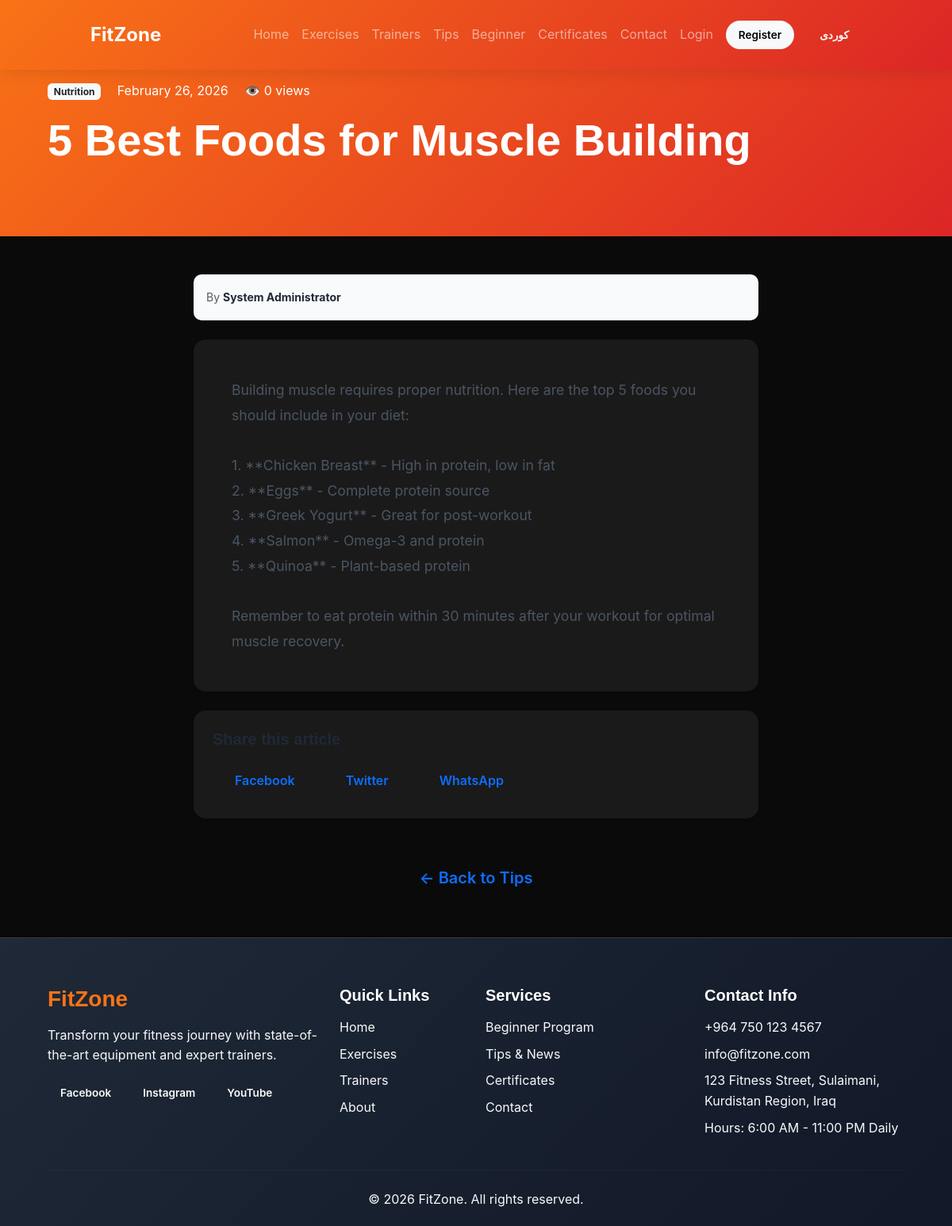
/tip-detail.php?id=1, run on the app's committed database.
### tables this page shows
CREATE TABLE `settings` (
    `id` INT PRIMARY KEY AUTO_INCREMENT,
    `setting_key` VARCHAR(100) NOT NULL UNIQUE,
    `setting_value` TEXT,
    `setting_value_ku` TEXT,
    `setting_type` ENUM('text', 'textarea', 'number', 'boolean', 'json', 'image', 'color') DEFAULT 'text',
    `category` VARCHAR(50) DEFAULT 'general',
    `label` VARCHAR(100),
    `label_ku` VARCHAR(100),
    `description` VARCHAR(255),
    `sort_order` INT DEFAULT 0,
    `updated_at` TIMESTAMP DEFAULT CURRENT_TIMESTAMP ON UPDATE CURRENT_TIMESTAMP
);

CREATE TABLE `tips` (
    `id` INT PRIMARY KEY AUTO_INCREMENT,
    `title` VARCHAR(255) NOT NULL,
    `title_ku` VARCHAR(255),
    `content` TEXT NOT NULL,
    `content_ku` TEXT,
    `excerpt` VARCHAR(500),
    `excerpt_ku` VARCHAR(500),
    `image` VARCHAR(255),
    `category` ENUM('nutrition', 'exercise', 'lifestyle', 'news', 'motivation', 'other') DEFAULT 'other',
    `author_id` INT,
    `view_count` INT DEFAULT 0,
    `is_featured` TINYINT(1) DEFAULT 0,
    `is_published` TINYINT(1) DEFAULT 0,
    `published_at` DATETIME,
    `created_at` TIMESTAMP DEFAULT CURRENT_TIMESTAMP,
    `updated_at` TIMESTAMP DEFAULT CURRENT_TIMESTAMP ON UPDATE CURRENT_TIMESTAMP,
    FOREIGN KEY (`author_id`) REFERENCES `admins`(`id`) ON DELETE SET NULL
);

### includes/functions.php (called while the page is built, shortened)
<?php
require_once __DIR__ . '/config.php';
function e($string) {
    return htmlspecialchars($string ?? '', ENT_QUOTES, 'UTF-8');
}
function isLoggedIn() {
    return isset($_SESSION['user_id']) && !empty($_SESSION['user_id']);
}
function getSetting($key, $lang = 'en') {
    $setting = fetchOne("SELECT * FROM settings WHERE setting_key = ?", [$key]);
    return $setting['setting_value'];
}
function getCurrentLang() {
    return $_SESSION['lang'] ?? 'en';
}
function __($textEn, $textKu = null) {
    $lang = getCurrentLang();
    return $textEn;
}
function getLocalized($row, $field) {
    $lang = getCurrentLang();
    return $row[$field] ?? '';
}
function formatDate($date, $format = 'M d, Y') {
    return date($format, strtotime($date));
}

### includes/config.php (called while the page is built, shortened)
<?php
class Database {
    private static $instance = null;
    private $connection;
    private function __construct() {
        try {
            $dsn = "mysql:host=" . DB_HOST . ";dbname=" . DB_NAME . ";charset=" . DB_CHARSET;
            $options = [
                PDO::ATTR_ERRMODE => PDO::ERRMODE_EXCEPTION,
                PDO::ATTR_DEFAULT_FETCH_MODE => PDO::FETCH_ASSOC,
                PDO::ATTR_EMULATE_PREPARES => false,
                PDO::MYSQL_ATTR_INIT_COMMAND => "SET NAMES utf8mb4 COLLATE utf8mb4_unicode_ci"
            ];
            $this->connection = new PDO($dsn, DB_USER, DB_PASS, $options);
        } catch (PDOException $e) {
            die("Database connection failed: " . $e->getMessage());
        }
    }
    public static function getInstance() {
        if (self::$instance === null) {
            self::$instance = new self();
        }
        return self::$instance;
    }
    public function getConnection() {
        return $this->connection;
    }
}
function db() {
    return Database::getInstance()->getConnection();
}
function query($sql, $params = []) {
    $stmt = db()->prepare($sql);
    $stmt->execute($params);
    return $stmt;
}
function fetchOne($sql, $params = []) {
    return query($sql, $params)->fetch();
}

### tip-detail.php (the view, shortened to what this page needs)
<?php
require_once 'includes/config.php';
require_once 'includes/functions.php';
$id = (int)($_GET['id'] ?? 0);
$tip = fetchOne("SELECT * FROM tips WHERE id = ? AND is_published = 1", [$id]);
$author = null;
if ($tip['author_id']) {
    $author = fetchOne("SELECT * FROM admins WHERE id = ?", [$tip['author_id']]);
}
include 'includes/header.php';
?>
<div class="page-header" style="background: linear-gradient(135deg, #f97316 0%, #dc2626 100%); padding: 60px 0; color: white;">
    <div class="container">
        <nav aria-label="breadcrumb">
            <ol class="breadcrumb text-white">
                <li class="breadcrumb-item"><a href="<?= SITE_URL ?>/index.php" class="text-white"><?= __('Home', 'سەرەتا') ?></a></li>
                <li class="breadcrumb-item"><a href="<?= SITE_URL ?>/tips.php" class="text-white"><?= __('Tips', 'ئامۆژگاری') ?></a></li>
                <li class="breadcrumb-item active text-white"><?= truncate(e(getLocalized($tip, 'title')), 50) ?></li>
            </ol>
        </nav>
        <div class="mb-3">
            <span class="badge bg-light text-dark"><?= ucfirst($tip['category']) ?></span>
            <span class="ms-3"><?= formatDate($tip['published_at'] ?? $tip['created_at'], 'F d, Y') ?></span>
            <span class="ms-3">👁️ <?= number_format($tip['view_count']) ?> <?= __('views', 'سەردان') ?></span>
        </div>
        <h1 class="display-4 fw-bold"><?= e(getLocalized($tip, 'title')) ?></h1>
    </div>
</div>
<div class="container py-5">
    <div class="row justify-content-center">
        <div class="col-lg-8">
            <?php if ($author): ?>
                <div class="mb-4 p-3" style="background: #f9fafb; border-radius: 10px;">
                    <small class="text-muted" style="color: #6b7280;">
                        <?= __('By', 'لەلایەن') ?> <strong style="color: #1f2937;"><?= e(getLocalized($author, 'full_name')) ?></strong>
                    </small>
                </div>
            <?php endif; ?>
            <div class="card shadow-sm mb-4" style="border: none; border-radius: 15px;">
                <div class="card-body p-5">
                    <div class="content" style="font-size: 1.1rem; line-height: 1.8; color: #4b5563;">
                        <?= nl2br(e(getLocalized($tip, 'content'))) ?>
                    </div>
                </div>
            </div>
            <div class="card shadow-sm" style="border: none; border-radius: 15px;">
                <div class="card-body p-4">
                    <h5 class="fw-bold mb-3" style="color: #1f2937;"><?= __('Share this article', 'ئەم بابەتە هاوبەش بکە') ?></h5>
                    <div class="d-flex gap-2 flex-wrap">
                        <a href="https://www.facebook.com/sharer/sharer.php?u=<?= urlencode(SITE_URL . '/tip-detail.php?id=' . $tip['id']) ?>" target="_blank" class="btn btn-outline-primary">
                            Facebook
                        </a>
                        <a href="https://twitter.com/intent/tweet?url=<?= urlencode(SITE_URL . '/tip-detail.php?id=' . $tip['id']) ?>&text=<?= urlencode(getLocalized($tip, 'title')) ?>" target="_blank" class="btn btn-outline-primary">
                            Twitter
                        </a>
                        <a href="https://wa.me/?text=<?= urlencode(getLocalized($tip, 'title') . ' - ' . SITE_URL . '/tip-detail.php?id=' . $tip['id']) ?>" target="_blank" class="btn btn-outline-primary">
                            WhatsApp
                        </a>
                    </div>
                </div>
            </div>
            <div class="text-center mt-5">
                <a href="<?= SITE_URL ?>/tips.php" class="btn btn-outline-primary btn-lg">
                    ← <?= __('Back to Tips', 'گەڕانەوە بۆ ئامۆژگاریەکان') ?>
                </a>
            </div>
        </div>
    </div>
</div>
<?php include 'includes/footer.php'; ?>

### includes/navbar.php (shortened to what this page needs)
<?php
$lang = getCurrentLang();
$isLoggedIn = isLoggedIn();
$currentUser = $isLoggedIn ? getCurrentUser() : null;
?>
<nav class="navbar navbar-expand-lg navbar-dark sticky-top" style="background: linear-gradient(135deg, #f97316 0%, #dc2626 100%); box-shadow: 0 4px 20px rgba(0,0,0,0.1);">
    <div class="container">
        <a class="navbar-brand fw-bold" href="<?= SITE_URL ?>/index.php" style="font-size: 1.5rem;">
            <?= e(getSetting('site_name', $lang)) ?>
        </a>
        <div class="collapse navbar-collapse" id="navbarNav">
            <ul class="navbar-nav ms-auto align-items-center">
                <li class="nav-item">
                    <a class="nav-link <?= $currentPage === 'index' ? 'active' : '' ?>" href="<?= SITE_URL ?>/index.php">
                        <?= __('Home', 'سەرەتا') ?>
                    </a>
                </li>
                <li class="nav-item">
                    <a class="nav-link <?= $currentPage === 'games' ? 'active' : '' ?>" href="<?= SITE_URL ?>/games.php">
                        <?= __('Exercises', 'ڕاهێنانەکان') ?>
                    </a>
                </li>
                <li class="nav-item">
                    <a class="nav-link <?= $currentPage === 'trainers' ? 'active' : '' ?>" href="<?= SITE_URL ?>/trainers.php">
                        <?= __('Trainers', 'ڕاهێنەرەکان') ?>
                    </a>
                </li>
                <li class="nav-item">
                    <a class="nav-link <?= $currentPage === 'tips' ? 'active' : '' ?>" href="<?= SITE_URL ?>/tips.php">
                        <?= __('Tips', 'ئامۆژگاری') ?>
                    </a>
                </li>
                <li class="nav-item">
                    <a class="nav-link <?= $currentPage === 'beginners' ? 'active' : '' ?>" href="<?= SITE_URL ?>/beginners.php">
                        <?= __('Beginner', 'سەرەتایی') ?>
                    </a>
                </li>
                <li class="nav-item">
                    <a class="nav-link <?= $currentPage === 'certificates' ? 'active' : '' ?>" href="<?= SITE_URL ?>/certificates.php">
                        <?= __('Certificates', 'بڕوانامە') ?>
                    </a>
                </li>
                <li class="nav-item">
                    <a class="nav-link <?= $currentPage === 'contact' ? 'active' : '' ?>" href="<?= SITE_URL ?>/contact.php">
                        <?= __('Contact', 'پەیوەندی') ?>
                    </a>
                </li>
                <?php if ($isLoggedIn): ?>
                    <li class="nav-item dropdown">
                        <a class="nav-link dropdown-toggle" href="#" data-bs-toggle="dropdown">
                            <?= e($currentUser['username']) ?>
                        </a>
                        <ul class="dropdown-menu">
                            <li><a class="dropdown-item" href="<?= SITE_URL ?>/user/dashboard.php"><?= __('Dashboard', 'داشبۆرد') ?></a></li>
                            <li><a class="dropdown-item" href="<?= SITE_URL ?>/user/profile.php"><?= __('Profile', 'پڕۆفایل') ?></a></li>
                            <li><hr class="dropdown-divider"></li>
                            <li><a class="dropdown-item" href="<?= SITE_URL ?>/logout.php"><?= __('Logout', 'چوونەدەرەوە') ?></a></li>
                        </ul>
                    </li>
                <?php else: ?>
                    <li class="nav-item">
                        <a class="nav-link" href="<?= SITE_URL ?>/login.php"><?= __('Login', 'چوونەژوورەوە') ?></a>
                    </li>
                    <li class="nav-item">
                        <a class="btn btn-light btn-sm ms-2" href="<?= SITE_URL ?>/register.php">
                            <?= __('Register', 'تۆمارکردن') ?>
                        </a>
                    </li>
                <?php endif; ?>
                <li class="nav-item ms-3">
                    <a href="?lang=<?= $lang === 'en' ? 'ku' : 'en' ?>" class="btn btn-sm btn-outline-light">
                        <?= $lang === 'en' ? 'کوردی' : 'English' ?>
                    </a>
                </li>
            </ul>
        </div>
    </div>
</nav>

### includes/footer.php (shortened to what this page needs)
    <footer class="footer" style="background: linear-gradient(135deg, #1f2937 0%, #111827 100%); color: white; padding: 60px 0 20px;">
        <div class="container">
            <div class="row g-4">
                <div class="col-lg-4 col-md-6">
                    <h3 class="fw-bold mb-3" style="color: #f97316;"><?= e(getSetting('site_name', $lang)) ?></h3>
                    <p class="text-light"><?= e(getSetting('site_description', $lang)) ?></p>
                    <div class="d-flex gap-2 mt-3">
                        <?php if ($fb = getSetting('social_facebook')): ?>
                            <a href="<?= e($fb) ?>" target="_blank" class="btn btn-sm btn-outline-light">Facebook</a>
                        <?php endif; ?>
                        <?php if ($ig = getSetting('social_instagram')): ?>
                            <a href="<?= e($ig) ?>" target="_blank" class="btn btn-sm btn-outline-light">Instagram</a>
                        <?php endif; ?>
                        <?php if ($yt = getSetting('social_youtube')): ?>
                            <a href="<?= e($yt) ?>" target="_blank" class="btn btn-sm btn-outline-light">YouTube</a>
                        <?php endif; ?>
                    </div>
                </div>
                <div class="col-lg-2 col-md-6">
                    <h5 class="fw-bold mb-3"><?= __('Quick Links', 'لینکە خێراکان') ?></h5>
                    <ul class="list-unstyled">
                        <li class="mb-2"><a href="<?= SITE_URL ?>/index.php" class="text-light text-decoration-none"><?= __('Home', 'سەرەتا') ?></a></li>
                        <li class="mb-2"><a href="<?= SITE_URL ?>/games.php" class="text-light text-decoration-none"><?= __('Exercises', 'ڕاهێنانەکان') ?></a></li>
                        <li class="mb-2"><a href="<?= SITE_URL ?>/trainers.php" class="text-light text-decoration-none"><?= __('Trainers', 'ڕاهێنەرەکان') ?></a></li>
                        <li class="mb-2"><a href="<?= SITE_URL ?>/about.php" class="text-light text-decoration-none"><?= __('About', 'دەربارە') ?></a></li>
                    </ul>
                </div>
                <div class="col-lg-3 col-md-6">
                    <h5 class="fw-bold mb-3"><?= __('Services', 'خزمەتگوزاریەکان') ?></h5>
                    <ul class="list-unstyled">
                        <li class="mb-2"><a href="<?= SITE_URL ?>/beginners.php" class="text-light text-decoration-none"><?= __('Beginner Program', 'پڕۆگرامی سەرەتایی') ?></a></li>
                        <li class="mb-2"><a href="<?= SITE_URL ?>/tips.php" class="text-light text-decoration-none"><?= __('Tips & News', 'ئامۆژگاری و هەواڵ') ?></a></li>
                        <li class="mb-2"><a href="<?= SITE_URL ?>/certificates.php" class="text-light text-decoration-none"><?= __('Certificates', 'بڕوانامەکان') ?></a></li>
                        <li class="mb-2"><a href="<?= SITE_URL ?>/contact.php" class="text-light text-decoration-none"><?= __('Contact', 'پەیوەندی') ?></a></li>
                    </ul>
                </div>
                <div class="col-lg-3 col-md-6">
                    <h5 class="fw-bold mb-3"><?= __('Contact Info', 'زانیاری پەیوەندی') ?></h5>
                    <ul class="list-unstyled">
                        <li class="mb-2 text-light"><?= e(getSetting('site_phone')) ?></li>
                        <li class="mb-2 text-light"><?= e(getSetting('site_email')) ?></li>
                        <li class="mb-2 text-light"><?= e(getSetting('site_address', $lang)) ?></li>
                        <li class="mb-2 text-light"><?= __('Hours:', 'کاتژمێر:') ?> <?= e(getSetting('working_hours', $lang)) ?></li>
                    </ul>
                </div>
            </div>
            <hr class="my-4" style="border-color: rgba(255,255,255,0.1);">
            <div class="text-center text-light">
                <p class="mb-0">&copy; <?= date('Y') ?> <?= e(getSetting('site_name', $lang)) ?>. <?= __('All rights reserved.', 'هەموو مافەکان پارێزراون.') ?></p>
            </div>
        </div>
    </footer>
</body>
</html>

### data on the page
settings: setting_value "FitZone"
tips: category "Nutrition", published_at "February 26, 2026", view_count "0", title "5 Best Foods for Muscle Building", content "Building muscle requires proper nutrition. Here are the top 5 foods you should include in your diet: 1. **Chicken Breast** - High in protein, low in fat 2. **Eggs** - Complete protein source 3. **Greek Yogurt** - Great for post-workout 4. **Salmon** - Omega-3 and protein 5. **Quinoa** - Plant-based protein Remember to eat protein within 30 minutes after your workout for optimal muscle recovery."
settings: setting_value "Transform your fitness journey with state-of-the-art equipment and expert trainers."
settings: setting_value "+964 750 123 4567"
settings: setting_value "info@fitzone.com"
settings: setting_value "123 Fitness Street, Sulaimani, Kurdistan Region, Iraq"
settings: setting_value "6:00 AM - 11:00 PM Daily"

### other printed values
__('Home', 'سەرەتا') "Home"
__('Exercises', 'ڕاهێنانەکان') "Exercises"
__('Trainers', 'ڕاهێنەرەکان') "Trainers"
__('Tips', 'ئامۆژگاری') "Tips"
__('Beginner', 'سەرەتایی') "Beginner"
__('Certificates', 'بڕوانامە') "Certificates"
__('Contact', 'پەیوەندی') "Contact"
__('Login', 'چوونەژوورەوە') "Login"
__('Register', 'تۆمارکردن') "Register"
__('views', 'سەردان') "views"
__('By', 'لەلایەن') "By"
getLocalized($author, 'full_name') "System Administrator"
__('Back to Tips', 'گەڕانەوە بۆ ئامۆژگاریەکان') "Back to Tips"
__('Quick Links', 'لینکە خێراکان') "Quick Links"
__('About', 'دەربارە') "About"
